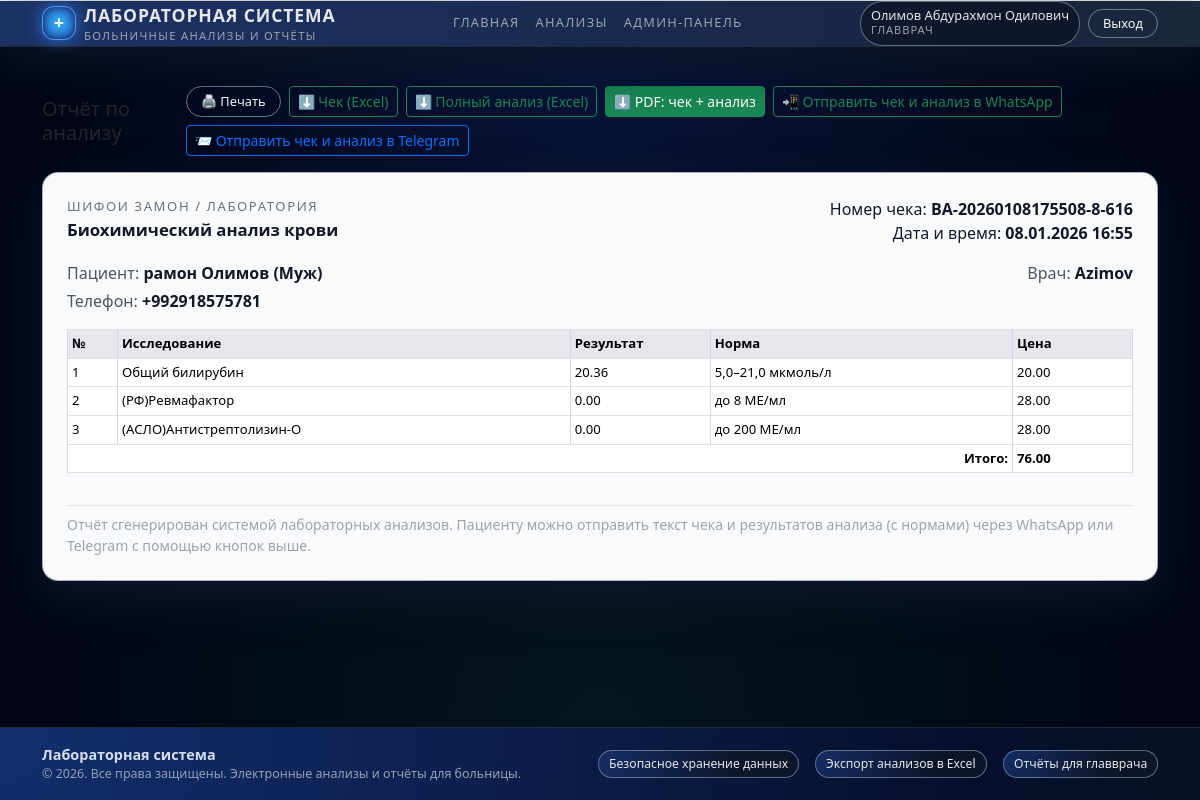
The page /index.php?page=analysis_view&id=34 (signed in) on the database its author committed.
### tables this page shows
CREATE TABLE `patient_analyses` (
  `id` int(11) NOT NULL,
  `patient_id` int(11) DEFAULT NULL,
  `doctor_id` int(11) NOT NULL,
  `analysis_type_id` int(11) NOT NULL,
  `check_number` varchar(50) NOT NULL,
  `total_price` decimal(10,2) NOT NULL,
  `created_at` timestamp NOT NULL DEFAULT current_timestamp()
);

CREATE TABLE `patients` (
  `id` int(11) NOT NULL,
  `first_name` varchar(100) NOT NULL,
  `last_name` varchar(100) NOT NULL,
  `sex` enum('M','F') NOT NULL,
  `phones` varchar(100) DEFAULT NULL,
  `birth_date` date DEFAULT NULL,
  `age` int(11) DEFAULT NULL,
  `card_number` varchar(50) DEFAULT NULL,
  `created_at` datetime NOT NULL DEFAULT current_timestamp()
);

CREATE TABLE `users` (
  `id` int(11) NOT NULL,
  `login` varchar(50) NOT NULL,
  `password_hash` varchar(255) NOT NULL,
  `full_name` varchar(150) NOT NULL,
  `role` enum('doctor','admin','accept') NOT NULL DEFAULT 'doctor',
  `created_at` datetime NOT NULL DEFAULT current_timestamp()
);

CREATE TABLE `patient_analysis_items` (
  `id` int(11) NOT NULL,
  `patient_analysis_id` int(11) NOT NULL,
  `indicator_id` int(11) NOT NULL,
  `result_value` decimal(10,2) NOT NULL,
  `price` decimal(10,2) NOT NULL
);

CREATE TABLE `analysis_indicators` (
  `id` int(11) NOT NULL,
  `analysis_type_id` int(11) NOT NULL,
  `name` varchar(255) NOT NULL,
  `norm_text` varchar(255) NOT NULL,
  `default_price` decimal(10,2) NOT NULL DEFAULT 0.00
);

### pages/doctor/analysis_view.php (the view, shortened to what this page needs)
<?php
require_once __DIR__ . '/../../includes/functions.php';
$analysisId = isset($_GET['id']) ? (int)$_GET['id'] : 0;
$sqlHeader = "
    SELECT
        pa.*,
        p.first_name   AS patient_first_name,
        p.last_name    AS patient_last_name,
        p.sex          AS patient_sex,
        p.phones       AS patient_phone,
        u.full_name    AS doctor_name,
        t.name         AS analysis_type_name,
        t.code         AS analysis_type_code
    FROM patient_analyses pa
    LEFT JOIN patients p   ON pa.patient_id = p.id
    LEFT JOIN users u      ON pa.doctor_id = u.id
    LEFT JOIN analysis_types t ON pa.analysis_type_id = t.id
    WHERE pa.id = :id
    LIMIT 1
";
$stmt = $pdo->prepare($sqlHeader);
$stmt->execute(['id' => $analysisId]);
$header = $stmt->fetch();
$patientPhoneRaw      = $header['patient_phone'] ?? '';
$patientPhoneDisplay  = $patientPhoneRaw !== '' ? $patientPhoneRaw : '—';
$patientPhoneDigits   = preg_replace('/\D+/', '', $patientPhoneRaw);
$scheme  = (!empty($_SERVER['HTTPS']) && $_SERVER['HTTPS'] !== 'off') ? 'https' : 'http';
$host    = $_SERVER['HTTP_HOST'] ?? 'localhost';
$baseUrl = $scheme . '://' . $host . '/lab-system';
$sqlItems = "
    SELECT
        i.*,
        ai.name      AS indicator_name,
        ai.norm_text AS norm_text
    FROM patient_analysis_items i
    JOIN analysis_indicators ai
        ON i.indicator_id = ai.id
    WHERE i.patient_analysis_id = :id
    ORDER BY ai.id
";
$stmtItems = $pdo->prepare($sqlItems);
$stmtItems->execute(['id' => $analysisId]);
$items = $stmtItems->fetchAll();
$patientName = 'Не указан';
$patientSexLabel = '';
if (!empty($header['patient_last_name']) || !empty($header['patient_first_name'])) {
    $patientName = trim($header['patient_last_name'] . ' ' . $header['patient_first_name']);
}
if (!empty($header['patient_sex'])) {
    if ($header['patient_sex'] === 'M') {
        $patientSexLabel = 'Муж';
    } elseif ($header['patient_sex'] === 'F') {
        $patientSexLabel = 'Жен';
    }
}
$doctorName = $header['doctor_name'] ?? '—';
$analysisTypeName = $header['analysis_type_name'] ?? 'Анализ';
$createdAt          = $header['created_at'] ?? null;
$createdAtFormatted = $createdAt ? date('d.m.Y H:i', strtotime($createdAt)) : '';
$checkNumber = $header['check_number'] ?? '';
$analysisTypeCode = $header['analysis_type_code'] ?? '';
$totalPrice       = (float)$header['total_price'];
$clinicShort = 'Шифои Замон / Лаборатория';
$analysisLabel = ($analysisTypeCode === 'BA')
    ? 'Биохимический анализ крови'
    : $analysisTypeName;
$linesCheck = [];
$linesCheck[] = "🧾 ЛАБОРАТОРНЫЙ ЧЕК";
$linesCheck[] = "Больница: {$clinicShort}";
$linesCheck[] = "Номер чека: {$checkNumber}";
$linesCheck[] = "Дата: {$createdAtFormatted}";
$linesCheck[] = str_repeat('─', 30);
$linePatient = "👤 Пациент: {$patientName}";
if ($patientSexLabel) {
    $linePatient .= " ({$patientSexLabel})";
}
$linesCheck[] = $linePatient;
$linesCheck[] = "⚕ Врач: {$doctorName}";
$linesCheck[] = "🔬 Анализ: {$analysisLabel}";
$linesCheck[] = str_repeat('─', 30);
$linesCheck[] = "💰 Сумма к оплате: " . number_format($totalPrice, 2, '.', ' ') . " с.";
$linesCheck[] = "";
$linesCheck[] = "Спасибо за обращение!";
$checkText = implode("\n", $linesCheck);
$linesAnalysis = [];
$linesAnalysis[] = "🧪 РЕЗУЛЬТАТЫ АНАЛИЗА";
$linesAnalysis[] = "Тип: {$analysisLabel}";
$linesAnalysis[] = str_repeat('─', 30);
if ($items) {
    foreach ($items as $row) {
        $indicatorName = $row['indicator_name'] ?? '';
        $resultValue   = number_format((float)$row['result_value'], 2, '.', ' ');
        $normText      = trim($row['norm_text'] ?? '');
        $linesAnalysis[] = "• {$indicatorName}";
        $linesAnalysis[] = "  Результат: {$resultValue}";
        if ($normText !== '') {
            $linesAnalysis[] = "  Норма: {$normText}";
        }
        $linesAnalysis[] = "";
    }
} else {
    $linesAnalysis[] = "Нет показателей для этого анализа.";
}
$analysisText = implode("\n", $linesAnalysis);
$separator   = "\n\n\n\n\n";
$fullText    = $checkText . $separator . $analysisText;
require_once __DIR__ . '/../../includes/header.php';
?>
<link rel="stylesheet" href="/lab-system/public/css/analysis_view.css">
<div class="container py-4 analysis-view-page">
    <div class="d-flex justify-content-between align-items-center mb-3">
        <h1 class="h5 mb-0">Отчёт по анализу</h1>
        <div class="d-flex flex-wrap gap-2">
            <button type="button" class="btn btn-outline-light btn-sm" onclick="window.print()">
                🖨 Печать
            </button>
            <a
                href="/lab-system/index.php?page=analysis_export&id=<?php echo $analysisId; ?>&mode=check"
                class="btn btn-outline-success btn-sm"
            >
                ⬇ Чек (Excel)
            </a>
            <a
                href="/lab-system/index.php?page=analysis_export&id=<?php echo $analysisId; ?>&mode=full"
                class="btn btn-outline-success btn-sm"
            >
                ⬇ Полный анализ (Excel)
            </a>
            <a
                href="/lab-system/pages/doctor/analysis_export_pdf.php?id=<?php echo $analysisId; ?>&mode=combined"
                class="btn btn-success btn-sm"
            >
                ⬇ PDF: чек + анализ
            </a>
            <?php if (!empty($patientPhoneDigits)): ?>
                <?php
                    $waLink = 'https://wa.me/' . $patientPhoneDigits . '?text=' . urlencode($fullText);
                ?>
                <a href="<?php echo htmlspecialchars($waLink); ?>" target="_blank" class="btn btn-outline-success btn-sm">
                    📲 Отправить чек и анализ в WhatsApp
                </a>
            <?php endif; ?>
            <?php
                $tgLink = 'https://t.me/share/url?url=' . urlencode($baseUrl) . '&text=' . urlencode($fullText);
            ?>
            <a href="<?php echo htmlspecialchars($tgLink); ?>" target="_blank" class="btn btn-outline-primary btn-sm">
                📨 Отправить чек и анализ в Telegram
            </a>
        </div>
    </div>
    <div class="analysis-paper panel p-4">
        <div class="analysis-header mb-3">
            <div class="row">
                <div class="col-12 col-md-6">
                    <div class="analysis-clinic-name">
                        Шифои Замон / Лаборатория
                    </div>
                    <div class="analysis-title">
                        <?php
                            if ($analysisTypeCode === 'BA') {
                                echo 'Биохимический анализ крови';
                            } else {
                                echo htmlspecialchars($analysisTypeName);
                            }
                        ?>
                    </div>
                </div>
                <div class="col-12 col-md-6 text-md-end mt-2 mt-md-0">
                    <div>Номер чека: <strong><?php echo htmlspecialchars($checkNumber); ?></strong></div>
                    <div>Дата и время: <strong><?php echo htmlspecialchars($createdAtFormatted); ?></strong></div>
                </div>
            </div>
        </div>
        <div class="analysis-info mb-3">
            <div class="row">
                <div class="col-12 col-md-7">
                    <div>
                        <span class="info-label">Пациент:</span>
                        <span class="info-value">
                            <?php echo htmlspecialchars($patientName); ?>
                            <?php if ($patientSexLabel): ?>
                                (<?php echo htmlspecialchars($patientSexLabel); ?>)
                            <?php endif; ?>
                        </span>
                    </div>
                    <div class="mt-1">
                        <span class="info-label">Телефон:</span>
                        <span class="info-value">
                            <?php echo htmlspecialchars($patientPhoneDisplay); ?>
                        </span>
                    </div>
                </div>
                <div class="col-12 col-md-5 text-md-end mt-2 mt-md-0">
                    <div>
                        <span class="info-label">Врач:</span>
                        <span class="info-value"><?php echo htmlspecialchars($doctorName); ?></span>
                    </div>
                </div>
            </div>
        </div>
        <div class="table-responsive mb-3">
            <table class="table table-sm table-bordered align-middle analysis-table">
                <thead>
                    <tr>
                        <th style="width: 50px;">№</th>
                        <th>Исследование</th>
                        <th style="width: 140px;">Результат</th>
                        <th>Норма</th>
                        <th style="width: 120px;">Цена</th>
                    </tr>
                </thead>
                <tbody>
                    <?php if ($items): ?>
                        <?php $i = 1; ?>
                        <?php foreach ($items as $row): ?>
                            <tr>
                                <td><?php echo $i++; ?></td>
                                <td><?php echo htmlspecialchars($row['indicator_name']); ?></td>
                                <td><?php echo htmlspecialchars(number_format((float)$row['result_value'], 2, '.', ' ')); ?></td>
                                <td><?php echo htmlspecialchars($row['norm_text']); ?></td>
                                <td><?php echo number_format((float)$row['price'], 2, '.', ' '); ?></td>
                            </tr>
                        <?php endforeach; ?>
                    <?php endif; ?>
                </tbody>
                <tfoot>
                    <tr>
                        <th colspan="4" class="text-end">Итого:</th>
                        <th><?php echo number_format($totalPrice, 2, '.', ' '); ?></th>
                    </tr>
                </tfoot>
            </table>
        </div>
        <div class="analysis-footer text-muted-soft small mt-3">
            Отчёт сгенерирован системой лабораторных анализов.
            Пациенту можно отправить текст чека и результатов анализа (с нормами) через WhatsApp или Telegram с помощью кнопок выше.
        </div>
    </div>
</div>
<?php
require_once __DIR__ . '/../../includes/footer.php';

### public/css/base.css (style rules this page uses)
.btn-outline-light { border-radius: 999px; border-color: rgba(148, 163, 184, 0.7); padding: 4px 14px; font-size: 0.8rem; transition: background 220ms ease, border-color 220ms ease, box-shadow 220ms ease, transform 200ms ease; }
html, body { height: 100%; }
.panel { background: radial-gradient(circle at top left, rgba(37, 99, 235, 0.12), transparent 65%), #0b1120; border-radius: 18px; border: 1px solid rgba(31, 41, 55, 0.8); box-shadow: 0 18px 45px rgba(15, 23, 42, 0.9); color: white; animation: panelFadeIn 0.35s ease-out; }
.text-muted-soft { color: #9ca3af; }

### public/css/analysis_view.css (style rules this page uses)
.analysis-view-page { padding-bottom: 32px; }
.analysis-paper { background: #f9fafb; color: #111827; border-radius: 16px; border: 1px solid rgba(148, 163, 184, 0.8); }
.analysis-paper .table { background-color: white; color: #111827; }
.analysis-paper .table thead th { background-color: #e5e7eb; }
.analysis-clinic-name { font-size: 0.82rem; text-transform: uppercase; letter-spacing: 0.12em; color: #6b7280; }
.analysis-title { font-size: 1.05rem; font-weight: 600; color: #111827; }
.analysis-info .info-label { font-weight: 500; color: #4b5563; }
.analysis-info .info-value { font-weight: 600; color: #111827; }
.analysis-table { font-size: 0.82rem; }
.analysis-table th, .analysis-table td { border-color: #cbd5f5; }
.analysis-footer { border-top: 1px solid #e5e7eb; padding-top: 8px; }

### rows shown on the page
patient_analyses: check_number "BA-20260108175508-8-616", created_at "08.01.2026 16:55", patient.first_name "рамон Олимов", patient.sex "Муж", patient.phones "+992918575781", users.full_name "Azimov", total_price "76.00"
patient_analysis_items: analysis_indicators.name "Общий билирубин", result_value "20.36", analysis_indicators.norm_text "5,0–21,0 мкмоль/л", price "20.00"
patient_analysis_items: analysis_indicators.name "(РФ)Ревмафактор", result_value "0.00", analysis_indicators.norm_text "до 8 МЕ/мл", price "28.00"
patient_analysis_items: analysis_indicators.name "(АСЛО)Антистрептолизин-О", result_value "0.00", analysis_indicators.norm_text "до 200 МЕ/мл", price "28.00"

### other values the page prints
current_user_name() "Олимов Абдурахмон Одилович"
